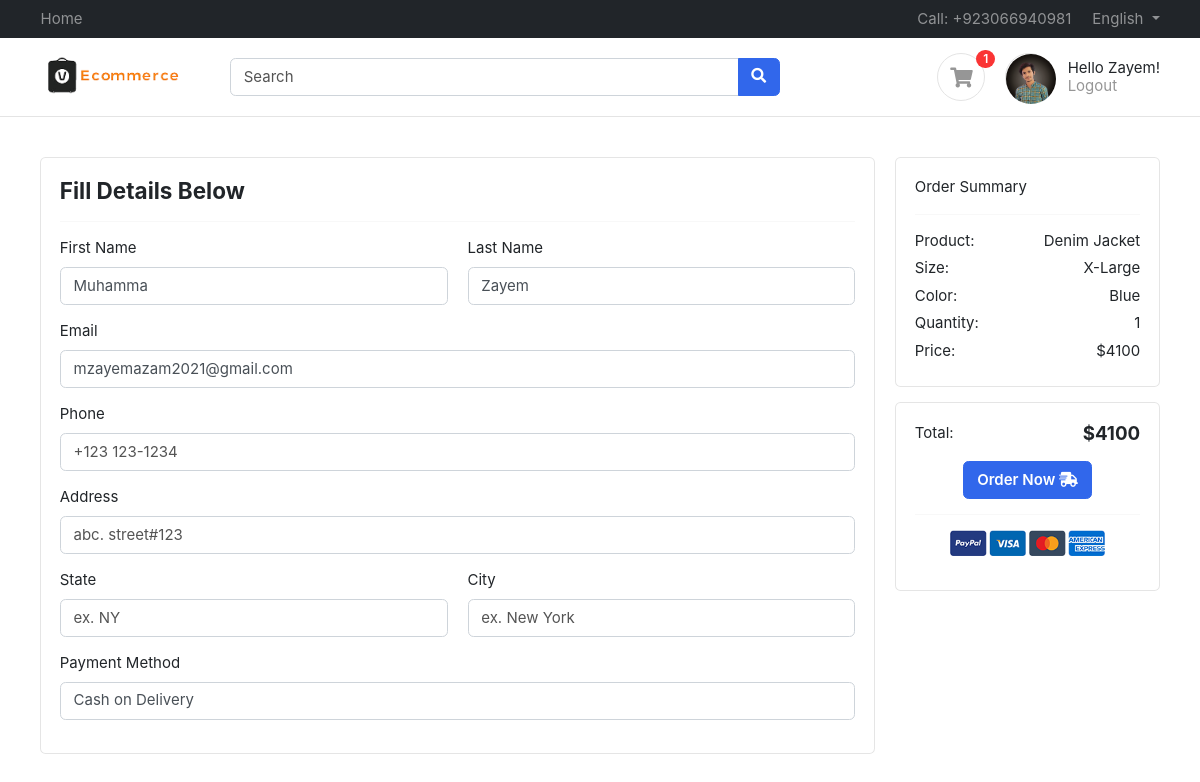
The app's page /account/checkout/ (signed in), older data.
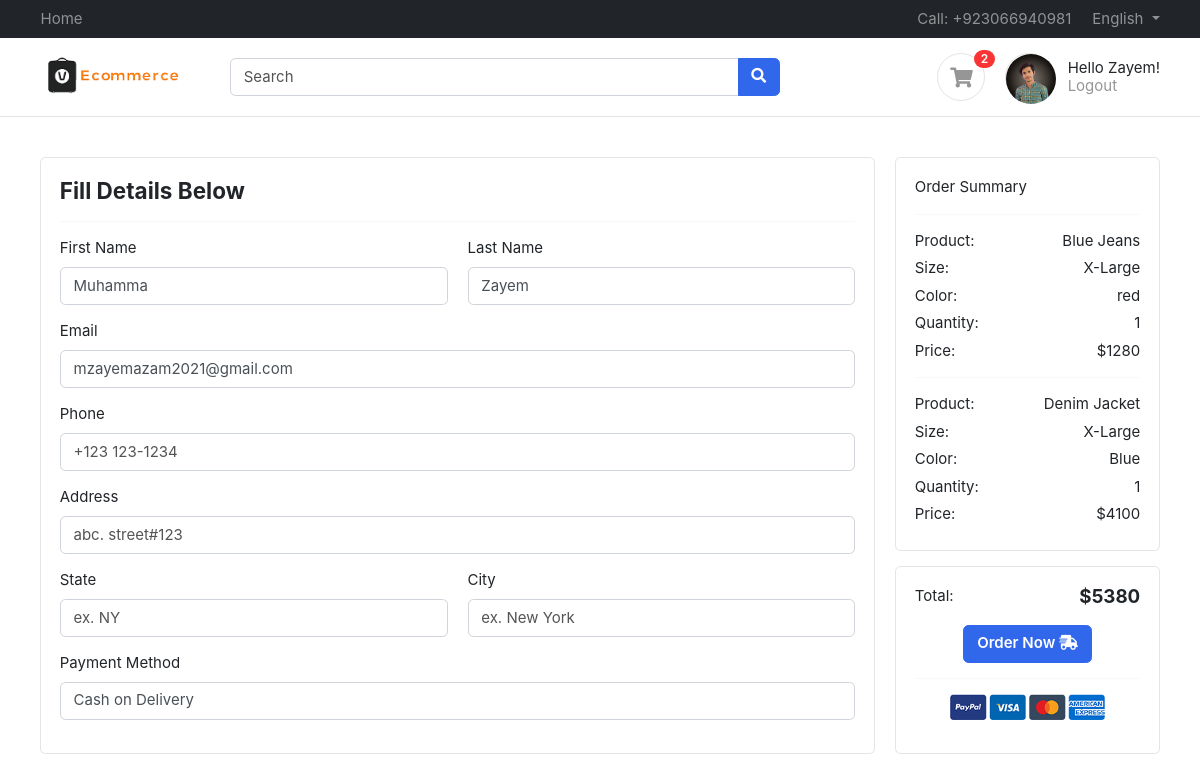
The same page, newer data.
### accounts/models.py (models this page shows)
class Profile(BaseModel):
    user = models.OneToOneField(User, on_delete=models.CASCADE, related_name='profile')
    is_email_verified = models.BooleanField(default=False)
    email_token = models.CharField(max_length=100, null=True, blank=True)
    profile_image = models.ImageField(upload_to='profile')
    def get_cart_count(self):
        return CartItem.objects.filter(cart__is_paid=False, cart__user=self.user).count()

class CartItem(BaseModel):
    cart = models.ForeignKey(Cart, on_delete=models.CASCADE, related_name='cart_items')
    product = models.ForeignKey(Product, on_delete=models.SET_NULL, null=True, blank=True)
    quantity = models.IntegerField(default=1)
    colorVariant = models.ForeignKey(ColorVariant, on_delete=models.SET_NULL, null=True, blank=True)
    sizeVariant = models.ForeignKey(SizeVariant, on_delete=models.SET_NULL, null=True, blank=True)
    def get_product_price(self):
        price = self.product.price if self.product else 0
        if self.colorVariant:
            price += self.colorVariant.price if self.colorVariant else 0
        if self.sizeVariant:
            price += self.sizeVariant.price if self.sizeVariant else 0
        return price * self.quantity

### products/models.py (models this page shows, shortened)
class Product(BaseModel):
    product_name = models.CharField(max_length=100)
    slug = models.SlugField(unique=True, null=True, blank=True)
    category = models.ForeignKey(Category, on_delete=models.CASCADE, related_name='products')
    price = models.IntegerField()
    modal_number = models.CharField(max_length=100, blank=True, null=True)
    description = models.TextField()
    color_variant = models.ManyToManyField(ColorVariant, blank=True)
    size_variant = models.ManyToManyField(SizeVariant, blank=True)

class SizeVariant(BaseModel):
    size_name = models.CharField(max_length=100)
    slug = models.SlugField(unique=True, null=True, blank=True)
    price = models.IntegerField(default=0)

class ColorVariant(BaseModel):
    color_name = models.CharField(max_length=100)
    slug = models.SlugField(unique=True, null=True, blank=True)
    price = models.IntegerField(default=0)

### accounts/views.py (the view, shortened to what this page needs)
# urls.py: path('checkout/', checkout, name="checkout")
def checkout(request):
    if not request.user.is_authenticated:
         return redirect('/account/login')
    else:
        cart = Cart.objects.filter(is_paid=False, user=request.user).first()
        total_price = 0
        sub_total_price= 0
        if cart:
            cart_items = cart.get_cart_items()
            total_price = cart.get_cart_total()
            sub_total_price = total_price + cart.coupon.discount_price if cart.coupon else total_price
        else:
            cart_items = []
        return render(request, 'accounts/checkout.html', {'cart_items': cart_items, 'total_price': total_price, 'cart':cart, 'sub_total_price': sub_total_price})

### accounts/models.py (called while the page is built)
    def get_cart_items(self):
        return self.cart_items.all()

    def get_cart_total(self):
        cart_items = self.cart_items.all()
        total_price = 0  # Initialize total price
        for cart_item in cart_items:
            product_price = cart_item.get_product_price()
            total_price += product_price  # Add the product price to total
        if self.coupon:
            return total_price - self.coupon.discount_price
        return total_price

### templates/accounts/checkout.html (shortened to what the changed rows need)
{% extends "base/base.html" %} {% block start %}
<section class="section-content padding-y">
    <div class="container">
        <div class="row">
            <main class="col-md-9">
                <div class="card">
                    <div class="card-body">
                        <form method="POST" id="orderForm">
                            <div class="form-group row">
                                <div class="col-md-6">
                                    <label>First Name</label>
                                    <input type="text" class="form-control" value={{user.first_name}} name="first_name" placeholder="John">
                                </div>
                                <div class="col-md-6">
                                    <label>Last Name</label>
                                    <input type="text" class="form-control" value={{user.last_name}} name="last_name" placeholder="Doe">
                                </div>
                            </div>
                            <div class="form-group">
                                <label>Email</label>
                                <input type="email" class="form-control" value={{user.email}} name="email" placeholder="abc@domain.com">
                            </div>
                        </form>
                    </div>
                </div>
            </main>
            <aside class="col-md-3">
                <div class="card mb-3">
                    <div class="card-body">
                    <p>Order Summary</p>
                    {% for item in cart_items %}
                    <hr>
                        <dl class="dlist-align">
                          <dt>Product:</dt>
                          <dd class="text-right">{{ item.product.product_name }}</dd>
                        </dl>
                        <dl class="dlist-align">
                          <dt>Size:</dt>
                          <dd class="text-right">{{ item.sizeVariant.size_name }}</dd>
                        </dl>
                        <dl class="dlist-align">
                          <dt>Color:</dt>
                          <dd class="text-right">{{ item.colorVariant.color_name }}</dd>
                        </dl>
                        <dl class="dlist-align">
                            <dt>Quantity:</dt>
                            <dd class="text-right">{{ item.quantity }}</dd>
                          </dl>
                        <dl class="dlist-align">
                          <dt>Price:</dt>
                          <dd class="text-right">${{ item.get_product_price }}</dd>
                        </dl>
                    {%endfor%}
                    </div>
                </div>
                <div class="card">
                    <div class="card-body">
                            <dl class="dlist-align">
                              <dd class="text-right  h5"><strong>${{total_price}}</strong></dd>
                            </dl>
                    </div>
                </div>
            </aside>
        </div>
    </div>
</section>
{% endblock %}

### templates/base/base.html (shortened to what this page needs)
<!DOCTYPE html>
<html lang="en">
  <head>
<link href="https://cdn.jsdelivr.net/npm/bootstrap@5.3.2/dist/css/bootstrap.min.css" rel="stylesheet">
    <link href="/media/css/bootstrap.css" rel="stylesheet" type="text/css" />
    <link
      href="/media/fonts/fontawesome/css/all.min.css"
      type="text/css"
      rel="stylesheet"
    />
    <link href="/media/css/ui.css" rel="stylesheet" type="text/css" />
    <link href="/media/css/responsive.css" rel="stylesheet" />
  </head>
  <body>
    <header class="section-header">
      <nav class="navbar navbar-dark navbar-expand p-0 bg-dark">
        <div class="container">
          <ul class="navbar-nav d-none d-md-flex mr-auto">
            <li class="nav-item"><a class="nav-link" href="/">Home</a></li>
          </ul>
          <ul class="navbar-nav">
            <li class="nav-item">
              <a href="https://wa.me/923066940981" class="nav-link"> Call: +923066940981 </a>
            </li>
            <li class="nav-item dropdown">
              <a
                href="#"
                class="nav-link dropdown-toggle"
                data-toggle="dropdown"
              >
                English
              </a>
            </li>
          </ul>
        </div>
      </nav>
      <section class="header-main border-bottom">
        <div class="container">
          <div class="row align-items-center">
            <div class="col-lg-2 col-4">
              <div class="brand-wrap">
                <img class="logo" src="/media/images/logo.png" />
              </div>
            </div>
            <div class="col-lg-6 col-sm-12">
              <form action="{% url 'search' %}" method="GET">
                <div class="input-group w-100">
                  <input
                    type="text"
                    name="query"
                    class="form-control"
                    placeholder="Search"
                  />
                  <div class="input-group-append">
                    <button class="btn btn-primary" type="submit">
                      <i class="fa fa-search"></i>
                    </button>
                  </div>
                </div>
              </form>
            </div>
            <div class="col-lg-4 col-sm-6 col-8">
              <div class="widgets-wrap float-md-right">
                <div class="widget-header mr-3">
                  <a href="/account/cart" class="icon icon-sm rounded-circle border"
                    ><i class="fa fa-shopping-cart"></i
                  ></a>
                  <span class="badge badge-pill badge-danger notify">{{request.user.profile.get_cart_count}}</span>
                </div>
                <div class="widget-header icontext">
                  <a href="/account" class="icon icon-sm rounded-circle border"
                    >{% if request.user.profile.profile_image %}
                    <img src="{{ request.user.profile.profile_image.url }}" alt="Profile Photo" class="rounded-circle" width="50" height="50">
                    {%else%}
                    <i class="fa fa-user"></i>
                    {%endif%}
                    </a>
                  <div class="text">
                    {% if request.user.is_authenticated %}
                    <div class="text">
                      <p>Hello {{ request.user.last_name }}!</p>
                      <a href="/account/logout" class="text-muted">Logout</a>
                    </div>
                    {%else%}
                    <div>
                      <a href="/account/login">Sign in</a> |
                      <a href="/account/register/"> Register</a>
                    </div>
                    {% endif %}
                  </div>
                </div>
              </div>
            </div>
          </div>
        </div>
      </section>
    </header>
    {% block start %} {% endblock %}
  </body>
</html>

Row changes from the older to the newer data that the page shows:
added CartItem: product.product_name "Blue Jeans", sizeVariant.size_name "X-Large", colorVariant.color_name "red", quantity "1", get_product_price "1280"
Text that changed along with them:
{{ request.user.profile.get_cart_count }}: "1" → "2"
{{ total_price }}: "4100" → "5380"
